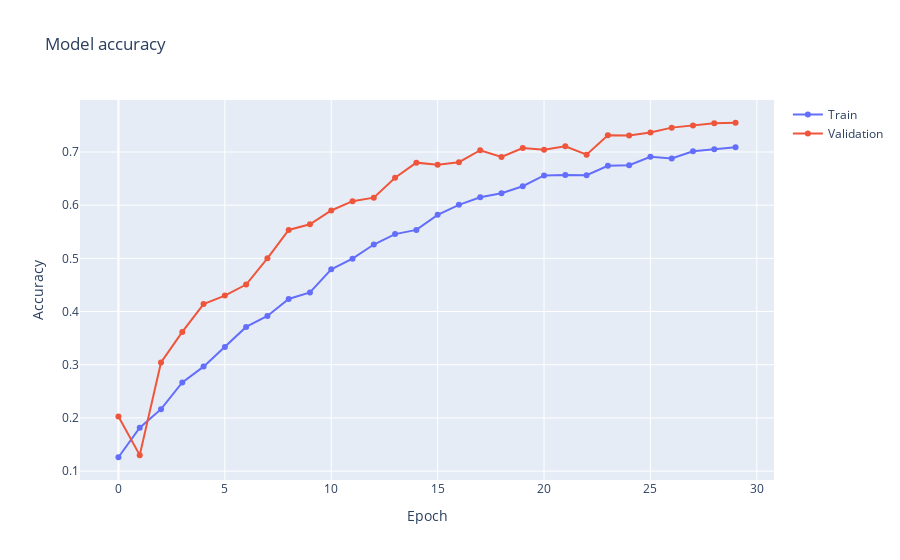

Notebook cell for this chart:
### Code cell
# Plot training & validation accuracy values
fig = go.Figure()
fig.add_trace(go.Scatter(
    y=history.history['accuracy'],
    mode='lines+markers',
    name='Train'
))
fig.add_trace(go.Scatter(
    y=history.history['val_accuracy'],
    mode='lines+markers',
    name='Validation'
))
fig.update_layout(
    title='Model accuracy',
    xaxis_title='Epoch',
    yaxis_title='Accuracy'
)
fig.show()

### Figure 1 — Plotly figure (JSON) as saved in the notebook; plotly's stock layout.template omitted (floating-point values rounded to 4 significant figures)
{"data": [{"mode": "lines+markers", "name": "Train", "type": "scatter", "y": [0.126, 0.1817, 0.2165, 0.2667, 0.2965, 0.3333, 0.371, 0.3917, 0.4238, 0.436, 0.4794, 0.4994, 0.526, 0.5456, 0.5535, 0.5819, 0.6006, 0.6148, 0.6225, 0.6356, 0.656, 0.6567, 0.6562, 0.674, 0.6752, 0.691, 0.6879, 0.7015, 0.7052, 0.7088]}, {"mode": "lines+markers", "name": "Validation", "type": "scatter", "y": [0.2025, 0.13, 0.3042, 0.3617, 0.4142, 0.43, 0.4508, 0.5, 0.5533, 0.5642, 0.59, 0.6075, 0.6142, 0.6517, 0.68, 0.6758, 0.6808, 0.7033, 0.6908, 0.7075, 0.7042, 0.7108, 0.695, 0.7317, 0.7308, 0.7367, 0.7458, 0.75, 0.7542, 0.755]}], "layout": {"title": {"text": "Model accuracy"}, "xaxis": {"title": {"text": "Epoch"}}, "yaxis": {"title": {"text": "Accuracy"}}}}
